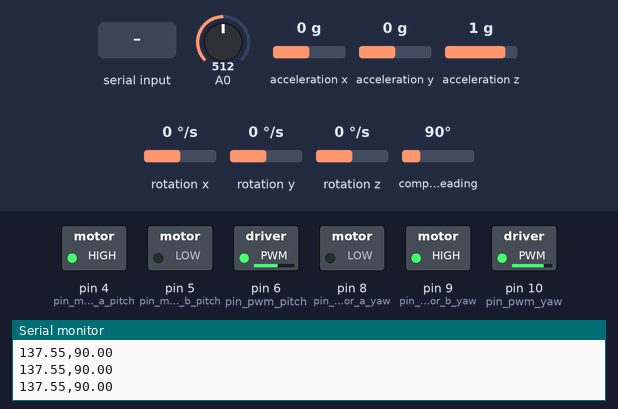
Bench run of a sketch on a simulated Arduino Uno, built with avr-gcc and run on an emulated ATmega328P. Shown: switched loads named in the sketch (green lamp = pin HIGH), the last lines printed to the serial monitor. The test bench sets the inputs (shaded band); at power-on: compass heading 90°, A0 = 512, acceleration x 0 g, acceleration y 0 g, acceleration z 1 g, rotation x 0 °/s, rotation y 0 °/s, rotation z 0 °/s.

Above: at 1.2 s.
1.3 s: compass heading set to 269°
At 3.3 s:
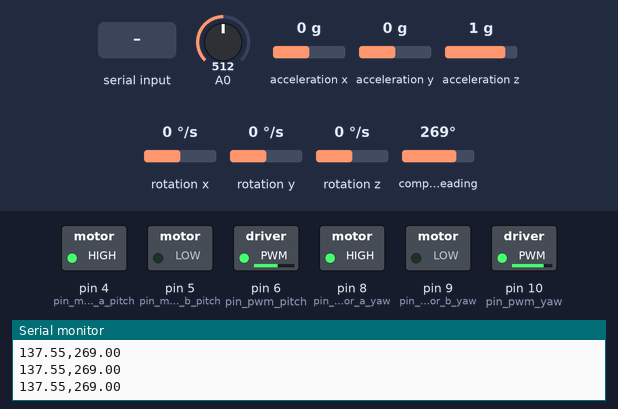
4.0 s: A0 set to 6
At 4.46 s:
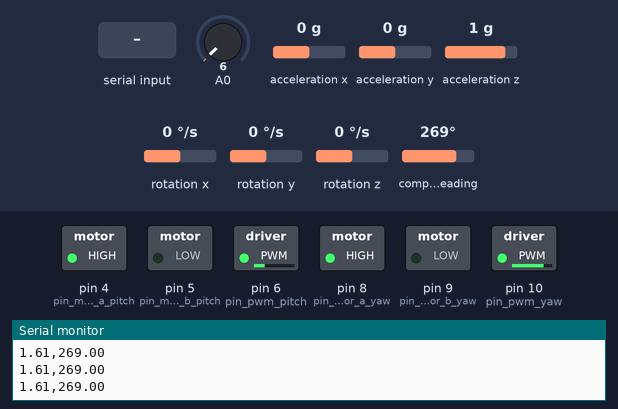
7.0 s: "30,150\n" received over Serial
At 7.7 s:
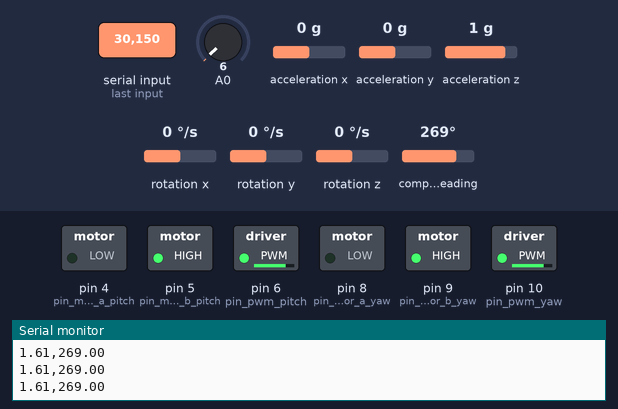
8.5 s: A0 set to 77
11.5 s: A0 set to 86
14.5 s: "90,45\n" received over Serial
At 15.5 s:
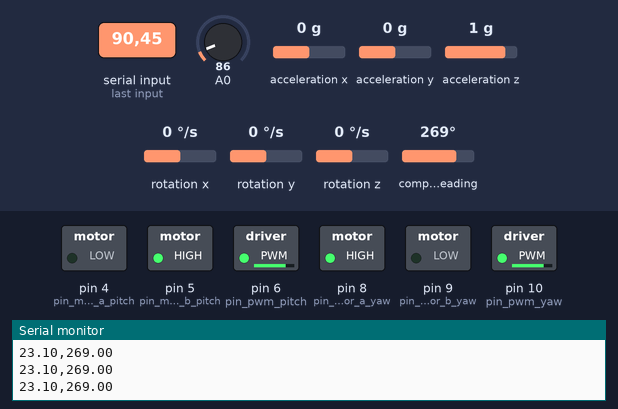
Timing chart, 0 to 17.5 s (numbered marks = the images above; inputs shaded):
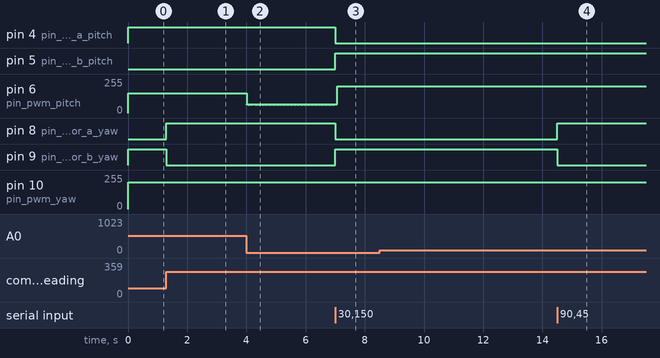

Measured:
- after the input at 1.3 s, pin 8 (pin_motor_a_yaw): LOW → HIGH at once; pin 9 (pin_motor_b_yaw): HIGH → LOW at once
- after the input at 4.0 s, pin 6 (pin_pwm_pitch): 150/255 → 63/255 at once, then repeats every 0.06 s: 64/255 0.01 s, 65/255 0.01 s, 66/255 0.01 s, 67/255 0.01 s, 63/255 0.01 s
- after the input at 7.0 s, pin 4 (pin_motor_a_pitch), pin 8 (pin_motor_a_yaw): HIGH → LOW at once; pin 5 (pin_motor_b_pitch), pin 9 (pin_motor_b_yaw): LOW → HIGH at once
- after the input at 14.5 s, pin 6 (pin_pwm_pitch): stays 200/255 (without the input it goes to 72/255 after 2.9 s); pin 8 (pin_motor_a_yaw): LOW → HIGH at once; pin 9 (pin_motor_b_yaw): HIGH → LOW at once

The sketch:

tracker_td_new.ino
```cpp
#include <Wire.h>
#include <LSM303.h>

LSM303 compass;

/* PID */
#define KP_YAW 2
//#define KI_YAW 0.2
#define KD_YAW 2
float KI_yaw = 0;

#define KP_PITCH 1.8

//#define KI_PITCH 0
#define KD_PITCH 1
float KI_pitch = 0;

// yaw
//uint8_t pwm_out_yaw = 0;
float last_error = 0;
float nilai_P = 0;
float nilai_I = 0;
float nilai_D = 0;
float setPoint_yaw = 1;
bool dir_yaw = 0;
//pitch
//uint8_t pwm_out_pitch = 0;
float last_nilai = 0;
float pitch_P = 0;
float pitch_I = 0;
float pitch_D = 0;
float setPoint_pitch = 0;
bool dir_pitch = 0;

/* Konfigurasi pin motor shield */
#define pin_motor_a_pitch 4
#define pin_motor_b_pitch 5
#define pin_pwm_pitch 6
#define pin_motor_a_yaw 8
#define pin_motor_b_yaw 9
#define pin_pwm_yaw 10

float error = 0, nilai = 0;
void setup(void)
{
  Serial.begin(115200);
//  Serial.setTimeout(100);
  Wire.begin();
  compass.init();
  compass.enableDefault();
  compass.m_min = (LSM303::vector<int16_t>){-512, -407, -270};
  compass.m_max = (LSM303::vector<int16_t>){+446, +376, +671};

  /* inisialisasi motor */
  pinMode(pin_motor_a_pitch, OUTPUT);
  pinMode(pin_motor_b_pitch, OUTPUT);
  pinMode(pin_pwm_pitch, OUTPUT);
  pinMode(pin_motor_a_yaw, OUTPUT);
  pinMode(pin_motor_b_yaw, OUTPUT);
  pinMode(pin_pwm_yaw, OUTPUT);

  nilai = setPoint_pitch - baca_potensio();
}

unsigned long lastmicros = 0, lastmill = 0;
float dataHeading=0,dataPitch = 0;
void loop(void)
{
  compass.read();
  dataHeading = compass.heading();
  dataPitch = baca_potensio();
  if(dataHeading == 0.0f) {
    Serial.println("INVALID"); return;
  }
  error = setPoint_yaw - dataHeading;
  nilai = setPoint_pitch - dataPitch;
  baca_input();
  if(micros() - lastmicros > 16){
    lastmicros = micros();
  proses_pid_yaw();
  proses_pid_pitch();
  }

  if(millis() - lastmill > 80){
    lastmill = millis();
    output_data_toSerial(dataPitch, dataHeading);
  }

//  Serial.println((String) "setpoint pitch: " + setPoint_pitch + ", setpoint yaw: " + setPoint_yaw);
//  Serial.println((String) "real pitch: " + 0 + ", real yaw: " + baca_heading());
//  delay(200);
}

void output_data_toSerial(float pitch, float yaw){
  Serial.println(String(pitch)+","+String(yaw));
}
```

baca_input.ino
```cpp
void baca_input(){
  if(Serial.available() > 0){
    String data = Serial.readStringUntil('\n');

    int indexComma = data.indexOf(',');
    setPoint_pitch = data.substring(0, indexComma).toFloat();
    setPoint_yaw = data.substring(indexComma + 1).toFloat();

    if(setPoint_pitch > 90) setPoint_pitch = 90;
    if(setPoint_pitch < 0) setPoint_pitch = 0;
    if(setPoint_yaw > 359) setPoint_yaw = 359;
    if(setPoint_yaw < 1) setPoint_yaw = 1;
  }
}
```

baca_kompas.ino
```cpp
#define Pi PI
float baca_heading(){
  /* Get a new sensor event */
  compass.read();
//
//  // Calculate the angle of the vector y,x
//  float heading = (atan2(event.magnetic.y,event.magnetic.x) * 180) / Pi;
//
//  // Normalize to 0-360
//  if (heading < 0)
//  {
//    heading = 360 + heading;
//  }
//  return heading;
  return compass.heading();
}

float baca_potensio() {
//  return analogRead(A0);
  int analog = analogRead(A0);
  if(analog > 670) analog = 670;
  return analog*(180.0f/670.0f);
}
```

motor.ino
```cpp
// arah kanan = 0
void motor_yaw(bool arah, uint8_t pwm){
  analogWrite(pin_pwm_yaw, pwm);
  switch(arah){
    case 0:
      digitalWrite(pin_motor_a_yaw, HIGH);
      digitalWrite(pin_motor_b_yaw, LOW);
      break;
    case 1:
      digitalWrite(pin_motor_a_yaw, LOW);
      digitalWrite(pin_motor_b_yaw, HIGH);
      break;
  }
}

void motor_pitch(bool arah, uint8_t pwm){
  analogWrite(pin_pwm_pitch, pwm);
  switch(arah){
    case 0:
      digitalWrite(pin_motor_a_pitch, HIGH);
      digitalWrite(pin_motor_b_pitch, LOW);


      break;
    case 1:

      digitalWrite(pin_motor_a_pitch, LOW);
      digitalWrite(pin_motor_b_pitch, HIGH);


      break;
  }
}
```

pid_pitch.ino
```cpp
void proses_pid_pitch(){

  byte maxPitchSpeed = 200;
  if(nilai < 0){
    dir_pitch = 0; //turun
    maxPitchSpeed = 150;
  } else {
    dir_pitch =1; //naik
  }

  pitch_P = KP_PITCH * nilai;
//  float selisih_error = error - last_error;
  pitch_D = KD_PITCH * (nilai - last_nilai);
  pitch_I += (KI_pitch * nilai);

  if(-8.0f < nilai && nilai < 8.0f){
    if(pitch_I > 65) pitch_I = 60;
    else if(pitch_I < -65) pitch_I = -60;
    KI_pitch = 0.1;
  }
  else {
    KI_pitch = 0.2;
  }
  int16_t total_PID = pitch_P + pitch_I + pitch_D;

  if(total_PID < 0) total_PID *= -1;
  if(total_PID > maxPitchSpeed) total_PID = maxPitchSpeed;

  if(nilai == 0) total_PID = 0;

//  Serial.println("\tPIT: "+String(setPoint_pitch)
//                +"  Pot:"+  String(baca_potensio())
//                +"\tEr:"+String(nilai)
//                +"  P:"+String(pitch_P)
//                +"  I:"+String(pitch_I)
//                +"  D:"+String(pitch_D)
//                +"\tPWM:"+String(total_PID)+'\t'+String(dir_pitch));

  motor_pitch(dir_pitch, total_PID);

  last_nilai = nilai;


//  if(nilai < 0){
//    dir_pitch = 0; // naik
//  } else if(nilai > 0) {
//    dir_pitch = 1; // turun
//  } else {
//    return;
//  }
//
//  errorP_pitch = abs(nilai);
//  if(errorP_pitch < 0) return;
//
//  if(dir_pitch == 0)
//    errorI_pitch += errorP_pitch;
//  else
//    errorI_pitch -= errorP_pitch;
//  errorD_pitch = errorP_pitch - lastErrorD_pitch;
//
//  pwm_out_pitch = (KP_PITCH * errorP_pitch + KI_PITCH * errorI_pitch + KD_PITCH * errorD_pitch);
//  pwm_out_pitch = constrain(pwm_out_pitch, -255, 255);
//  pwm_out_pitch = abs(pwm_out_pitch);
//  if(pwm_out_pitch > 150) pwm_out_pitch = 150;
//                //                 set telemetri       potensio feedback    (      P              I                D         )              PWM O
////  Serial.print("pitch : "+(String) setPoint_pitch+'\t'+baca_potensio()+"   PID: "+errorP_pitch+'\t'+errorI_pitch+'\t'+errorD_pitch+"\tOUT :"+pwm_out_pitch+"    "+dir_pitch);
//  motor_pitch(dir_pitch, pwm_out_pitch);
//  lastErrorD_pitch = errorD_pitch;
}
```

pid_yaw.ino
```cpp
void proses_pid_yaw(){

//  if(error == setPoint_yaw) return;
  if(dataHeading > 265 && setPoint_yaw < 95){
    error += 359;
//    error *= -1;
  }else if (dataHeading < 95 && setPoint_yaw > 265) {
    error += 359;
    error *= -1;
  }
  if(error < 0){
    dir_yaw = 1;
  } else {
    dir_yaw =0;
  }

  nilai_P = KP_YAW * error;
//  float selisih_error = error - last_error;
  nilai_D = KD_YAW * (error - last_error);
  nilai_I += (KI_yaw * error);

  if(-5.0f < error && error < 5.0f){
    if(nilai_I > 50) nilai_I = 48;
    else if(nilai_I < -50) nilai_I = -48;
    if(-2.0f < error && error < 2.0f) KI_yaw = 0.1;
    else(KI_yaw = 0.2);
  }
  else {
    KI_yaw = 0.3;
  }
  int16_t total_PID = nilai_P + nilai_I + nilai_D;
//  if (total_PID < 0) {
//    dir_yaw = 1;
//    total_PID *= -1;
//  } else {
//    dir_yaw = 0;
//  }

  if(total_PID < 0) total_PID *= -1;
  if(total_PID > 200) total_PID = 200;

  if(-1.0f < error && error < 1.0f) total_PID = 0;
//  Serial.println("\tYAW: "+String(setPoint_yaw)
//                +"  H:"+  String(baca_heading())
//                +"\tEr:"+String(error)
//                +"  P:"+String(nilai_P)
//                +"  I:"+String(nilai_I)
//                +"  D:"+String(nilai_D)
//                +"\tPWM:"+String(total_PID)+'\t'+String(dir_yaw));

  motor_yaw(dir_yaw, total_PID);

  last_error = error;


//  if(nilai < 0 && baca_heading() < (setPoint_yaw + 180)){
//    dir_yaw = 0; // arah kanan
//    errorP_yaw = baca_heading() - setPoint_yaw;
//  }
//  else if(nilai < 0 && baca_heading() > (setPoint_yaw + 180)){
//    dir_yaw = 1; // arah kiri
//    errorP_yaw = 360 - (baca_heading() - setPoint_yaw);
//  }
//  else if(nilai > 0 && baca_heading() > (setPoint_yaw - 180)){
//    dir_yaw = 1;
//    errorP_yaw = nilai;
//  }
//  else if(nilai > 0 && baca_heading() < (setPoint_yaw - 180)){
//    dir_yaw = 0;
//    errorP_yaw = 360 - nilai;
//  }
//  else if(errorP_yaw > 180 || errorP_yaw < 0) return;
//  else return;

//  Serial.println((String) "dir: " + (dir_yaw == 0 ? "kanan" : "kiri") + ", errorP_yaw: " + errorP_yaw);

//  errorD_yaw = errorP_yaw - lastErrorD_yaw;
//  errorI_yaw = errorI_yaw + (float)((errorP_yaw+errorD_yaw) * .01);
//  if (errorI_yaw > 20) errorI_yaw = 20;
//  if (errorI_yaw < -20) errorI_yaw = -20;
//
//  pwm_out_yaw = (KP_YAW * errorP_yaw + KD_YAW * errorD_yaw + KI_YAW * errorI_yaw);
//  errorD_yaw = errorP_yaw - lastErrorD_yaw;
//  if(dir_yaw == 0)
//    errorI_yaw += errorP_yaw;
//  else
//    errorI_yaw -= errorP_yaw;
//
//  pwm_out_yaw = ((KP_YAW * errorP_yaw) + (KD_YAW * errorD_yaw) + (KI_YAW * errorI_yaw))/3;
//  if (pwm_out_yaw > 150) pwm_out_yaw = 150; // limit kecepatan motor maksimal ke 150
    //                               set telemetri        kompas feedback    (      P              I                D         )       PWM O
//  Serial.println("  yaw : "+(String) setPoint_yaw +'\t'+  baca_heading() +'\t'+nilai+'\t'+(KP_YAW * errorP_yaw)+'\t'+(KI_YAW * errorI_yaw)+'\t'+(KD_YAW * errorD_yaw)+'\t'+pwm_out_yaw+'\t'+dir_yaw);
//  motor_yaw(dir_yaw, pwm_out_yaw);
//  lastErrorD_yaw = errorD_yaw;
}
```
